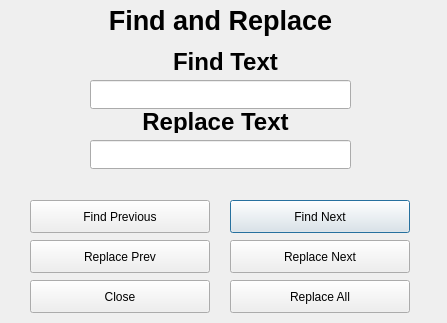
<?xml version="1.0" encoding="UTF-8"?>
<ui version="4.0">
 <class>FindReplace</class>
 <widget class="QDialog" name="FindReplace">
  <property name="geometry">
   <rect>
    <x>0</x>
    <y>0</y>
    <width>447</width>
    <height>323</height>
   </rect>
  </property>
  <property name="windowTitle">
   <string>Find and Replace</string>
  </property>
  <property name="windowIcon">
   <iconset>
    <normaloff>../../../../usr/share/htmleditor/resources/Icon.png</normaloff>../../../../usr/share/htmleditor/resources/Icon.png</iconset>
  </property>
  <widget class="QLabel" name="guititle">
   <property name="geometry">
    <rect>
     <x>70</x>
     <y>0</y>
     <width>301</width>
     <height>41</height>
    </rect>
   </property>
   <property name="font">
    <font>
     <pointsize>20</pointsize>
     <weight>75</weight>
     <bold>true</bold>
    </font>
   </property>
   <property name="text">
    <string>Find and Replace</string>
   </property>
   <property name="alignment">
    <set>Qt::AlignCenter</set>
   </property>
  </widget>
  <widget class="LineEditor" name="findEdit">
   <property name="geometry">
    <rect>
     <x>90</x>
     <y>80</y>
     <width>261</width>
     <height>29</height>
    </rect>
   </property>
  </widget>
  <widget class="LineEditor" name="replaceEdit">
   <property name="geometry">
    <rect>
     <x>90</x>
     <y>140</y>
     <width>261</width>
     <height>29</height>
    </rect>
   </property>
  </widget>
  <widget class="QLabel" name="label">
   <property name="geometry">
    <rect>
     <x>110</x>
     <y>50</y>
     <width>231</width>
     <height>23</height>
    </rect>
   </property>
   <property name="font">
    <font>
     <pointsize>18</pointsize>
     <weight>75</weight>
     <bold>true</bold>
    </font>
   </property>
   <property name="text">
    <string>Find Text</string>
   </property>
   <property name="alignment">
    <set>Qt::AlignCenter</set>
   </property>
  </widget>
  <widget class="QLabel" name="label_2">
   <property name="geometry">
    <rect>
     <x>100</x>
     <y>110</y>
     <width>231</width>
     <height>23</height>
    </rect>
   </property>
   <property name="font">
    <font>
     <pointsize>18</pointsize>
     <weight>75</weight>
     <bold>true</bold>
    </font>
   </property>
   <property name="text">
    <string>Replace Text</string>
   </property>
   <property name="alignment">
    <set>Qt::AlignCenter</set>
   </property>
  </widget>
  <widget class="QPushButton" name="nextBttn">
   <property name="geometry">
    <rect>
     <x>230</x>
     <y>200</y>
     <width>180</width>
     <height>33</height>
    </rect>
   </property>
   <property name="text">
    <string>Find Next</string>
   </property>
   <property name="autoExclusive">
    <bool>true</bool>
   </property>
  </widget>
  <widget class="QPushButton" name="previousBttn">
   <property name="geometry">
    <rect>
     <x>30</x>
     <y>200</y>
     <width>180</width>
     <height>33</height>
    </rect>
   </property>
   <property name="text">
    <string>Find Previous</string>
   </property>
   <property name="autoExclusive">
    <bool>true</bool>
   </property>
  </widget>
  <widget class="QPushButton" name="previousReplaceBttn">
   <property name="geometry">
    <rect>
     <x>30</x>
     <y>240</y>
     <width>180</width>
     <height>33</height>
    </rect>
   </property>
   <property name="text">
    <string>Replace Prev</string>
   </property>
   <property name="autoExclusive">
    <bool>true</bool>
   </property>
  </widget>
  <widget class="QPushButton" name="nextReplaceBttn">
   <property name="geometry">
    <rect>
     <x>230</x>
     <y>240</y>
     <width>180</width>
     <height>33</height>
    </rect>
   </property>
   <property name="text">
    <string>Replace Next</string>
   </property>
   <property name="autoExclusive">
    <bool>true</bool>
   </property>
  </widget>
  <widget class="QPushButton" name="closeBttn">
   <property name="geometry">
    <rect>
     <x>30</x>
     <y>280</y>
     <width>180</width>
     <height>33</height>
    </rect>
   </property>
   <property name="text">
    <string>Close</string>
   </property>
  </widget>
  <widget class="QPushButton" name="replaceAllBttn">
   <property name="geometry">
    <rect>
     <x>230</x>
     <y>280</y>
     <width>180</width>
     <height>33</height>
    </rect>
   </property>
   <property name="text">
    <string>Replace All</string>
   </property>
   <property name="autoExclusive">
    <bool>true</bool>
   </property>
  </widget>
 </widget>
 <customwidgets>
  <customwidget>
   <class>LineEditor</class>
   <extends>QLineEdit</extends>
   <header>pyhtmleditor.lineeditor</header>
  </customwidget>
 </customwidgets>
 <resources/>
 <connections/>
</ui>
